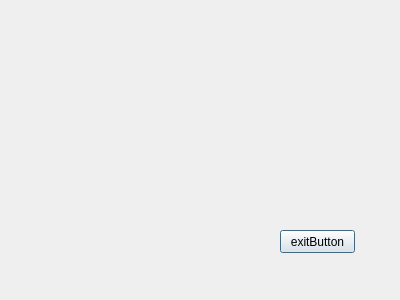
<?xml version="1.0" encoding="UTF-8"?>
<ui version="4.0">
 <class>MyDialog</class>
 <widget class="QDialog" name="MyDialog">
  <property name="geometry">
   <rect>
    <x>0</x>
    <y>0</y>
    <width>400</width>
    <height>300</height>
   </rect>
  </property>
  <property name="windowTitle">
   <string>Dialog</string>
  </property>
  <widget class="QPushButton" name="exitButton">
   <property name="geometry">
    <rect>
     <x>280</x>
     <y>230</y>
     <width>75</width>
     <height>23</height>
    </rect>
   </property>
   <property name="text">
    <string>exitButton</string>
   </property>
  </widget>
 </widget>
 <resources/>
 <connections>
  <connection>
   <sender>exitButton</sender>
   <signal>clicked()</signal>
   <receiver>MyDialog</receiver>
   <slot>accept()</slot>
   <hints>
    <hint type="sourcelabel">
     <x>317</x>
     <y>241</y>
    </hint>
    <hint type="destinationlabel">
     <x>199</x>
     <y>149</y>
    </hint>
   </hints>
  </connection>
 </connections>
</ui>
